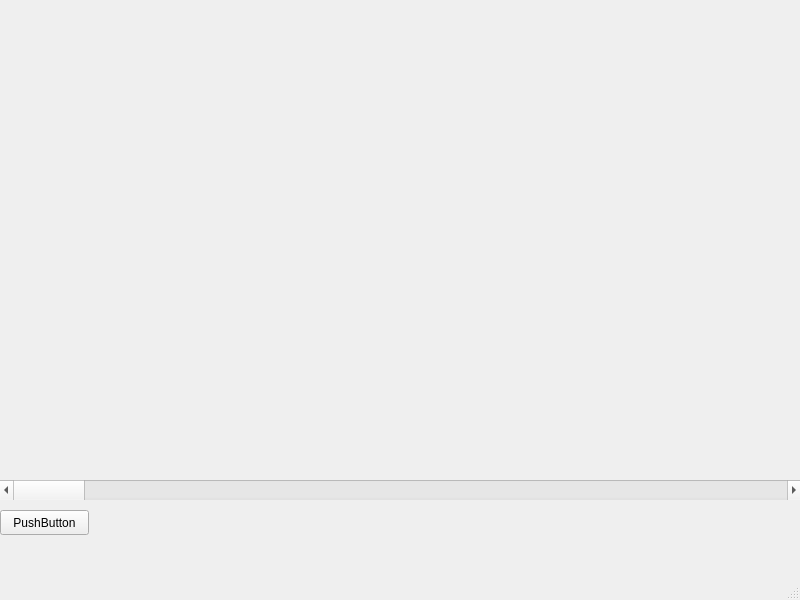
<?xml version="1.0" encoding="UTF-8"?>
<ui version="4.0">
 <class>MainWindow</class>
 <widget class="QMainWindow" name="MainWindow">
  <property name="geometry">
   <rect>
    <x>0</x>
    <y>0</y>
    <width>800</width>
    <height>600</height>
   </rect>
  </property>
  <property name="windowTitle">
   <string>MainWindow</string>
  </property>
  <widget class="QWidget" name="centralwidget">
   <widget class="QPushButton" name="pushButton">
    <property name="geometry">
     <rect>
      <x>0</x>
      <y>510</y>
      <width>89</width>
      <height>25</height>
     </rect>
    </property>
    <property name="text">
     <string>PushButton</string>
    </property>
   </widget>
   <widget class="QScrollBar" name="horizontalScrollBar">
    <property name="geometry">
     <rect>
      <x>0</x>
      <y>480</y>
      <width>801</width>
      <height>20</height>
     </rect>
    </property>
    <property name="orientation">
     <enum>Qt::Horizontal</enum>
    </property>
   </widget>
   <widget class="QWidget" name="verticalLayoutWidget">
    <property name="geometry">
     <rect>
      <x>0</x>
      <y>0</y>
      <width>801</width>
      <height>481</height>
     </rect>
    </property>
    <layout class="QVBoxLayout" name="verticalLayout"/>
   </widget>
  </widget>
  <widget class="QMenuBar" name="menubar">
   <property name="geometry">
    <rect>
     <x>0</x>
     <y>0</y>
     <width>800</width>
     <height>22</height>
    </rect>
   </property>
  </widget>
  <widget class="QStatusBar" name="statusbar"/>
 </widget>
 <resources/>
 <connections/>
</ui>
